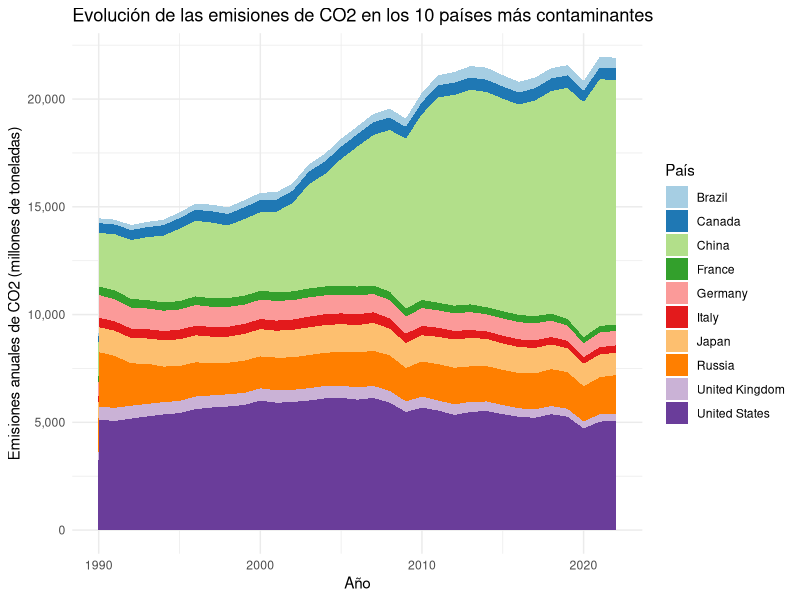

Recreate this plot in R.
## ---- chunk 1
df<-read.csv("Datos/Base_Datos_Depurados.csv")
## ---- chunk 2
df_world <- subset(df, country == "World")
## ---- chunk 3
countries_un <- c(
  "Afghanistan", "Albania", "Algeria", "Andorra", "Angola", "Antigua and Barbuda",
  "Argentina", "Armenia", "Australia", "Austria", "Azerbaijan", "Bahamas", "Bahrain",
  "Bangladesh", "Barbados", "Belarus", "Belgium", "Belize", "Benin", "Bhutan", "Bolivia",
  "Bosnia and Herzegovina", "Botswana", "Brazil", "Brunei", "Bulgaria", "Burkina Faso",
  "Burundi", "Cabo Verde", "Cambodia", "Cameroon", "Canada", "Central African Republic",
  "Chad", "Chile", "China", "Colombia", "Comoros", "Congo", "Costa Rica", "Croatia",
  "Cuba", "Cyprus", "Czech Republic", "Democratic Republic of the Congo", "Denmark",
  "Djibouti", "Dominica", "Dominican Republic", "Ecuador", "Egypt", "El Salvador",
  "Equatorial Guinea", "Eritrea", "Estonia", "Eswatini", "Ethiopia", "Fiji", "Finland",
  "France", "Gabon", "Gambia", "Georgia", "Germany", "Ghana", "Greece", "Grenada",
  "Guatemala", "Guinea", "Guinea-Bissau", "Guyana", "Haiti", "Honduras", "Hungary",
  "Iceland", "India", "Indonesia", "Iran", "Iraq", "Ireland", "Israel", "Italy", "Jamaica",
  "Japan", "Jordan", "Kazakhstan", "Kenya", "Kiribati", "Kuwait", "Kyrgyzstan", "Laos",
  "Latvia", "Lebanon", "Lesotho", "Liberia", "Libya", "Liechtenstein", "Lithuania",
  "Luxembourg", "Madagascar", "Malawi", "Malaysia", "Maldives", "Mali", "Malta", "Marshall Islands",
  "Mauritania", "Mauritius", "Mexico", "Micronesia", "Moldova", "Monaco", "Mongolia",
  "Montenegro", "Morocco", "Mozambique", "Myanmar", "Namibia", "Nauru", "Nepal", "Netherlands",
  "New Zealand", "Nicaragua", "Niger", "Nigeria", "North Korea", "North Macedonia", "Norway",
  "Oman", "Pakistan", "Palau", "Panama", "Papua New Guinea", "Paraguay", "Peru", "Philippines",
  "Poland", "Portugal", "Qatar", "Romania", "Russia", "Rwanda", "Saint Kitts and Nevis",
  "Saint Lucia", "Saint Vincent and the Grenadines", "Samoa", "San Marino", "Sao Tome and Principe",
  "Saudi Arabia", "Senegal", "Serbia", "Seychelles", "Sierra Leone", "Singapore", "Slovakia",
  "Slovenia", "Solomon Islands", "Somalia", "South Africa", "South Sudan", "Spain", "Sri Lanka",
  "Sudan", "Suriname", "Sweden", "Switzerland", "Syria", "Tajikistan", "Tanzania", "Thailand",
  "Timor-Leste", "Togo", "Tonga", "Trinidad and Tobago", "Tunisia", "Turkey", "Turkmenistan",
  "Tuvalu", "Uganda", "Ukraine", "United Arab Emirates", "United Kingdom", "United States",
  "Uruguay", "Uzbekistan", "Vanuatu", "Vatican City", "Venezuela", "Vietnam", "Yemen",
  "Zambia", "Zimbabwe"
)

# Filtrar el dataframe df para que solo incluya países miembros de la ONU
df_onu <- df[df$country %in% countries_un, ]
## ---- chunk 4
library(tidyverse)
colores_formales <- c(
  "#4C78A8",  # Azul oscuro
  "#9ECae9",  # Azul claro apagado
  "#6B6ECF",  # Violeta sobrio
  "#637939",  # Verde oliva apagado
  "#8C6D31",  # Marrón tostado
  "#843C39",  # Burdeos profundo
  "#7B4173",  # Violeta grisáceo
  "#525252",  # Gris oscuro
  "#969696",  # Gris medio
  "#BDBDBD"   # Gris claro
)

library(dplyr)
library(ggplot2)

# 1. Obtener los 10 países con más emisiones acumuladas
top10_paises <- df_onu %>%
  group_by(country) %>%
  summarise(total_CO2 = sum(co2, na.rm = TRUE)) %>%
  arrange(desc(total_CO2)) %>%
  slice(1:10) %>%
  pull(country)

# 2. Filtrar datos solo para esos 10 países
df_top10 <- df_onu %>%
  filter(country %in% top10_paises)

# 3. Crear gráfico de áreas apiladas
ggplot(df_top10, aes(x = year, y = co2, fill = country)) +
  geom_area() +
  labs(
    title = "Evolución de las emisiones de CO2 en los 10 países más contaminantes",
    x = "Año",
    y = "Emisiones anuales de CO2 (millones de toneladas)",
    fill = "País"
  ) +
  theme_minimal() +
  scale_fill_brewer(palette = "Paired") +
  scale_y_continuous(labels = scales::comma)

